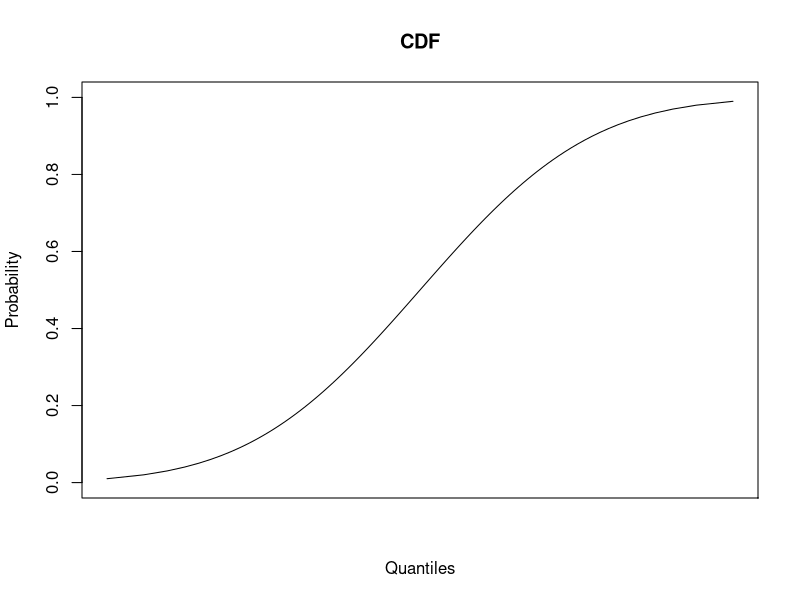
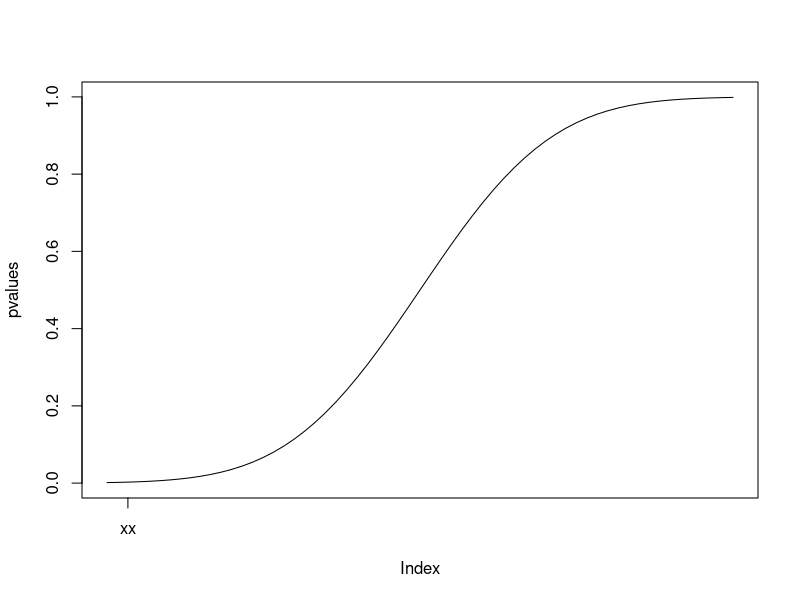
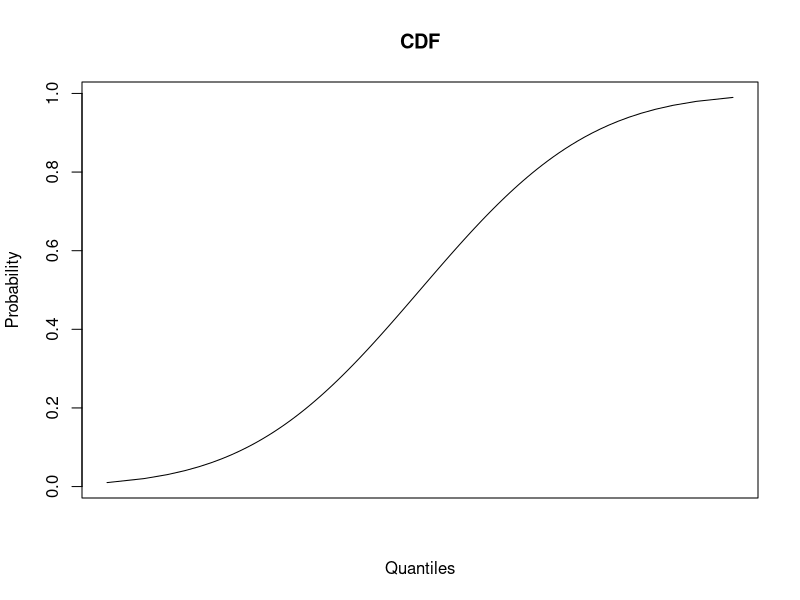

Reproduce these figures in R, in order.
## ---- chunk 1
knitr::opts_chunk$set(echo = TRUE)
## ---- chunk 2
uu<-seq(0,1,length=100)
z_scores<-qnorm(uu)
pvalues<-pnorm(z_scores)
plot(z_scores,pvalues,type = "l",xlab = "Quantiles",ylab = "Probability",xaxt="n",main="CDF")  #兩個座標無法標示出點

axis(1,at=which(round(pvalues,2)==0.2),labels = round(qnorm(0.4),2)) 
axis(1,at=which(round(pvalues,2)==0.4),labels = round(qnorm(0.4),2))
axis(1,at=which(round(pvalues,2)==0.6),labels = round(qnorm(0.6),2))

## ---- chunk 3
zscore<-seq(-3,3,0.1)
pvalues<-pnorm(zscore)
plot(pvalues,type="l",xaxt="n")
oo<-rep(F,length(zscore))
oo[3]<-T
axis(1,at=which(oo),label="xx")


## ---- chunk 4
uu<-seq(0,1,length=100)
uu<-uu[c(-1,-100)]
z_scores<-qnorm(uu)
pvalues<-pnorm(z_scores)
plot(z_scores,pvalues,type = "l",xlab = "Quantiles",ylab = "Probability",xaxt="n",main="CDF")
## ---- chunk 5
uu<-seq(0,1,length=10)
z_scores<-qnorm(uu)
z_scores[3]<-NA
which(z_scores==Inf)
which(z_scores==-Inf)
which(z_scores==NA) ##錯##NA不能跟NA比較
NA==NA
NA==0
NA==Inf
NA=="dd"
is.na(z_scores)
cleandta<-z_scores[which(!is.na(z_scores))]  ##清理資料
which(is.na(z_scores))

c1<-z_scores[which(!is.na(z_scores))] ##用號碼湊
c2<-z_scores[!is.na(z_scores)]
## ---- chunk 6
right<-pnorm(1)
left<-pnorm(-1)
right-left
right<-pnorm(2)
left<-pnorm(-2)
right-left


## ---- chunk 7


percentbysd<-function(sd){
  right<-pnorm(sd)
left<-pnorm(-sd)
return(right-left)
}
percentbysd(1)
percentbysd(2)


## ---- chunk 8
x3<-function(arg1,arg2,arg3){
  rst<-arg1*arg2*arg3
  return(rst)
}
x3(2,3,-1)

## ---- chunk 9
myfilter<-function(x,min,max){
  rst<-x<=max
  le2<-x[rst]
  rst2<-le2>=min
  xx<-le2[rst2]
  return(xx)
}
x<-rnorm(10)
myfilter(x,min=-0.2,max=0.2)
myfilter(x,-0.2,0.2)
## ---- chunk 10
v<-rpois(30,10)#從平均值為10的數中，抽出30個數
h<-function(v){
  return(v[v%%2==0])
}
h(v)

